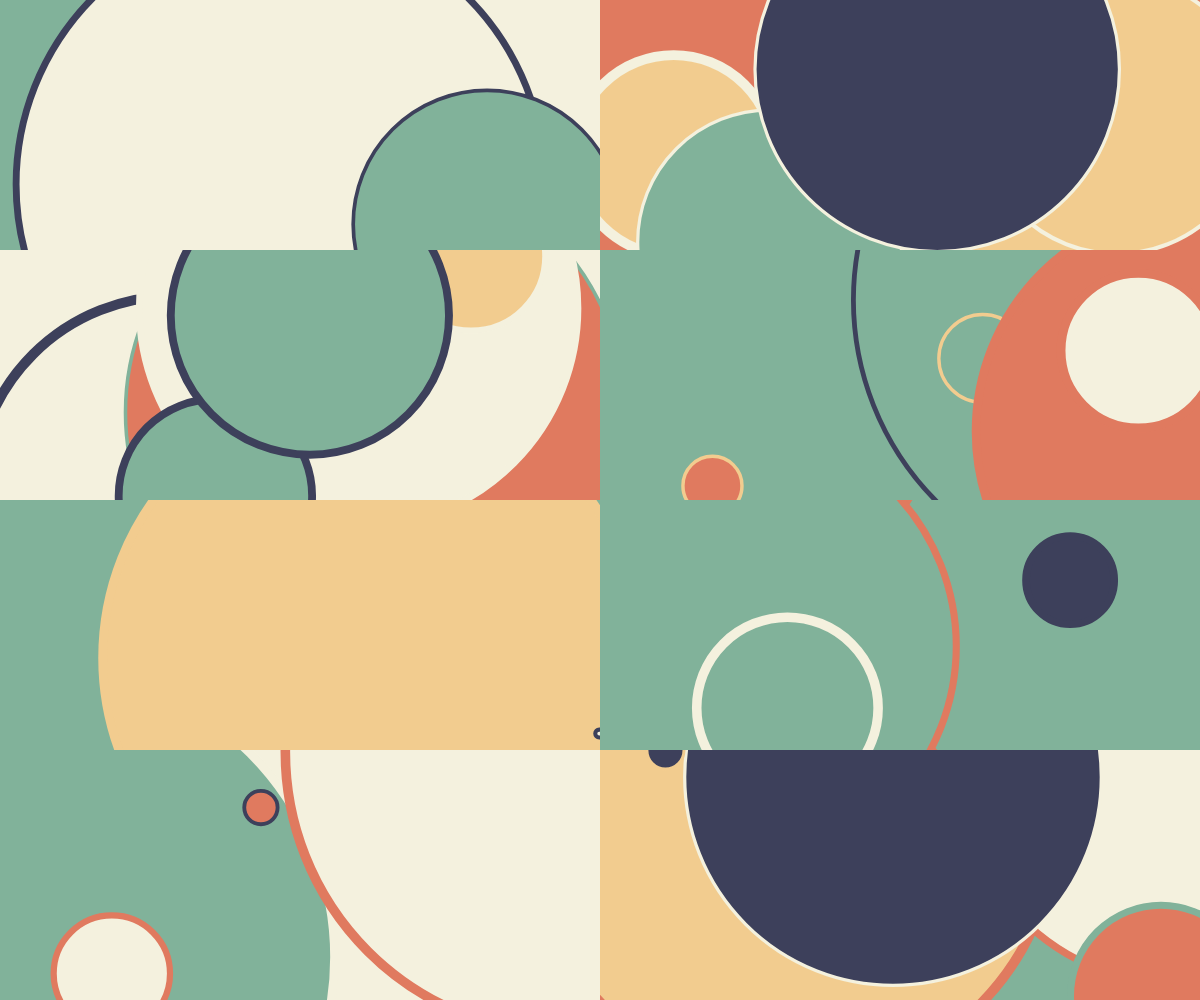
Frame 1 (no input)
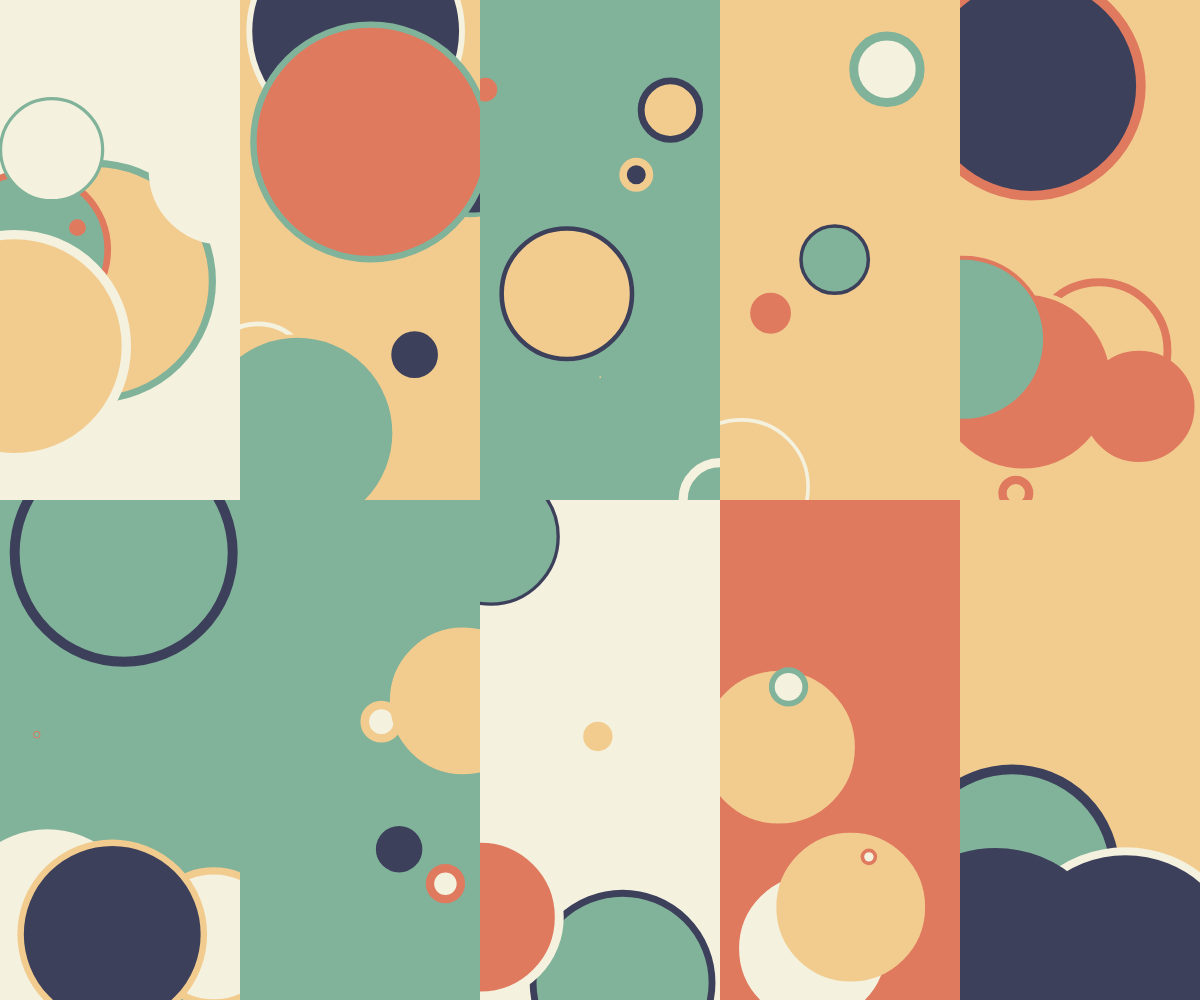
Frame 2 (the mouse pressed at the canvas centre, redrawn once)

The p5.js sketch that drew these frames (run headless with seeded random() and noise() and a simulated clock; the mouse was pressed at the canvas centre and the sketch redrawn once):

// p5.js sketch
// ── sketch.js
//==========
// p5.js

const palette = ["#F4F1DE", "#E07A5F", "#3D405B", "#81B29A", "#F2CC8F"];

function setup(){
	createCanvas(windowWidth,windowHeight);
	angleMode(DEGREES);
	noLoop();
	background(33);
	stroke(255);
}

function draw(){

	let rows = floor(random(4)) + 2;
	let cols = floor(random(4)) + 2;
	let w = width / cols;
	let h = height / rows;

	for(let r=0; r<rows; r++){
		for(let c=0; c<cols; c++){
			let x = w * c;
			let y = h * r;
			drawGraphics(x, y, w, h);
		}
	}
}

function drawGraphics(gX, gY, gW, gH){

	let gpx = createGraphics(gW, gH);
	gpx.background(getColor());

	let rdm = floor(random(7)) + 3;
	for(let i=0; i<rdm; i++){
		let x = random(gpx.width);
		let y = random(gpx.height);
		let w = random(gpx.width);
		gpx.stroke(getColor());
		gpx.strokeWeight(random(7) + 3);
		gpx.fill(getColor());
		gpx.circle(x, y, w);
	}

	image(gpx, gX, gY);
}

function getColor(){
	let i = floor(random(palette.length));
	let c = palette[i];
	return c;
}
